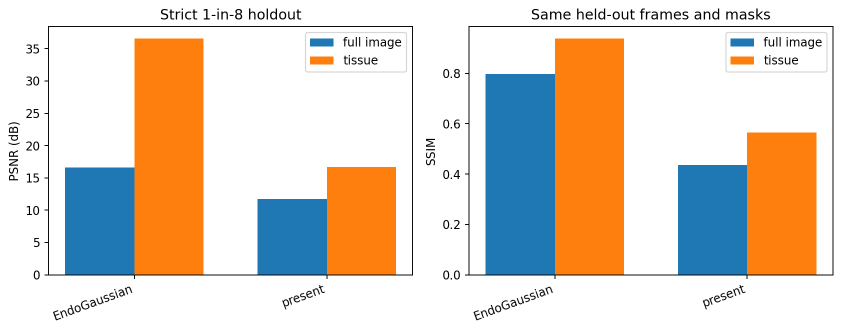
#> input picture submission/mbec/figures/endonerf_common_comparison.png, 1682 x 663 px (shown at 1/2 size)
$ python make_mbec_result_composites.py
#> lines starting #> are read from the running program, lines starting #| are printed output that depends on the picture
"""Assemble page-efficient result figures for the official MBEC template."""
from __future__ import annotations

from pathlib import Path

from PIL import Image, ImageDraw, ImageFont


ROOT = Path(__file__).resolve().parents[1]
FIGURES = ROOT / "submission" / "mbec" / "figures"
WIDTH = 2200
MARGIN = 55
LABEL_HEIGHT = 72


def font(size: int, bold: bool = False) -> ImageFont.FreeTypeFont:
    candidates = (
        Path(r"C:\Windows\Fonts\arialbd.ttf" if bold else r"C:\Windows\Fonts\arial.ttf"),
        Path(r"C:\Windows\Fonts\calibrib.ttf" if bold else r"C:\Windows\Fonts\calibri.ttf"),
    )
    selected = next((path for path in candidates if path.exists()), None)
    if selected is None:
        return ImageFont.load_default()
    return ImageFont.truetype(str(selected), size=size)


def fit(image: Image.Image, width: int) -> Image.Image:
    ratio = width / image.width
    return image.resize((width, round(image.height * ratio)), Image.Resampling.LANCZOS)


def labelled_panel(image: Image.Image, label: str, title: str) -> Image.Image:
    panel = Image.new("RGB", (image.width, image.height + LABEL_HEIGHT), "white")
    panel.paste(image, (0, LABEL_HEIGHT))
    draw = ImageDraw.Draw(panel)
    draw.text((8, 10), f"({label})", fill="#111827", font=font(34, True))
    draw.text((78, 10), title, fill="#111827", font=font(32, True))
    return panel


def stack(panels: list[Image.Image], gap: int = 35) -> Image.Image:
    height = MARGIN * 2 + sum(panel.height for panel in panels) + gap * (len(panels) - 1)
    canvas = Image.new("RGB", (WIDTH, height), "white")
    y = MARGIN
    for panel in panels:
        x = (WIDTH - panel.width) // 2
        canvas.paste(panel, (x, y))
        y += panel.height + gap
    return canvas


def reconstruction_material() -> None:
    comparison = fit(
        Image.open(FIGURES / "endonerf_common_comparison.png").convert("RGB"),
        1700,
    )
    material = fit(
        Image.open(FIGURES / "fig_material_4x4.png").convert("RGB"),
        WIDTH - 2 * MARGIN,
    )
    output = stack(
        [
            labelled_panel(
                comparison,
                "a",
                "Strict common-holdout reconstruction metrics",
            ),
            labelled_panel(
                material,
                "b",
                "Optical-material decomposition across four endoscopic scenes",
            ),
        ],
        gap=28,
    )
    output.save(FIGURES / "fig_reconstruction_material_results.png", dpi=(300, 300))


def tracking() -> None:
    source = Image.open(FIGURES / "fig_deform_4x4.png").convert("RGB")
    source = source.crop((0, 58, source.width, source.height))
    source = fit(source, WIDTH - 2 * MARGIN)
    output = stack(
        [
            labelled_panel(
                source,
                "a",
                "Fixed-identity motion: displacement, rendering, and error",
            )
        ]
    )
    output.save(FIGURES / "fig_tracking_results.png", dpi=(300, 300))


def mechanics() -> None:
    fem = fit(Image.open(FIGURES / "fem60_summary.png").convert("RGB"), 1500)
    robustness = fit(
        Image.open(FIGURES / "fig_robustness.png").convert("RGB"),
        WIDTH - 2 * MARGIN,
    )
    phantom = fit(Image.open(FIGURES / "fig_ets.png").convert("RGB"), 1250)
    output = stack(
        [
            labelled_panel(fem, "a", "Complete 60-scenario FEM inversion"),
            labelled_panel(
                robustness,
                "b",
                "Force-scale, motion-noise, and held-out-load sensitivity",
            ),
            labelled_panel(
                phantom,
                "c",
                "Physical phantom contrast against compression testing",
            ),
        ],
        gap=26,
    )
    output.save(FIGURES / "fig_mechanics_results.png", dpi=(300, 300))


def main() -> None:
    reconstruction_material()
#> in fit, `ratio = width / image.width`: ratio = 1.01
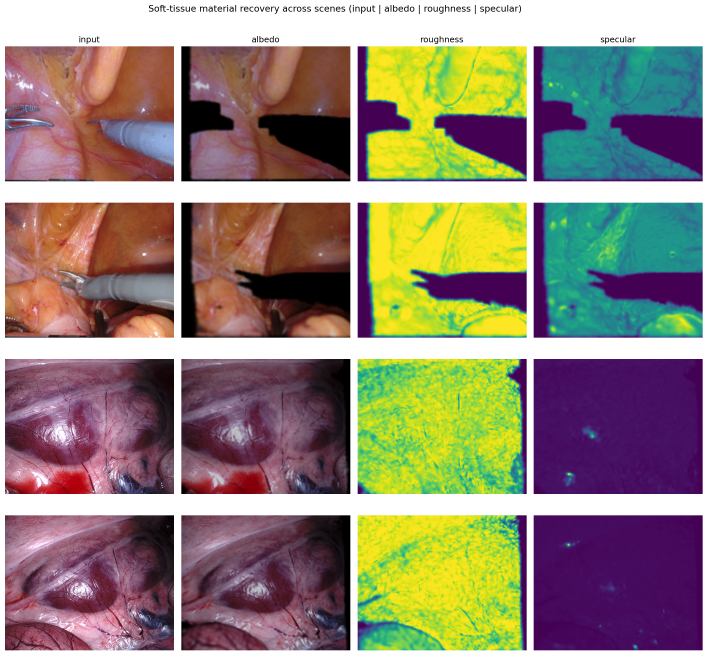
#> input picture submission/bme_online/figures/fig_material_4x4.png, 2122 x 1966 px, found by its file name (shown at 1/3 size)
#> in labelled_panel, `panel = Image.new("RGB", (image.width, image.height + LABEL_HEIGHT), "..`: panel: PIL image 1700x742 RGB; every value is 255
#> call 2 of labelled_panel, with label = 'b'
#> in labelled_panel (call 2), `panel = Image.new("RGB", (image.width, image.height + LABEL_HEIGHT), "..`: panel: PIL image 2090x2008 RGB; every value is 255
#> in labelled_panel (call 2), `panel.paste(image, (0, LABEL_HEIGHT))`:
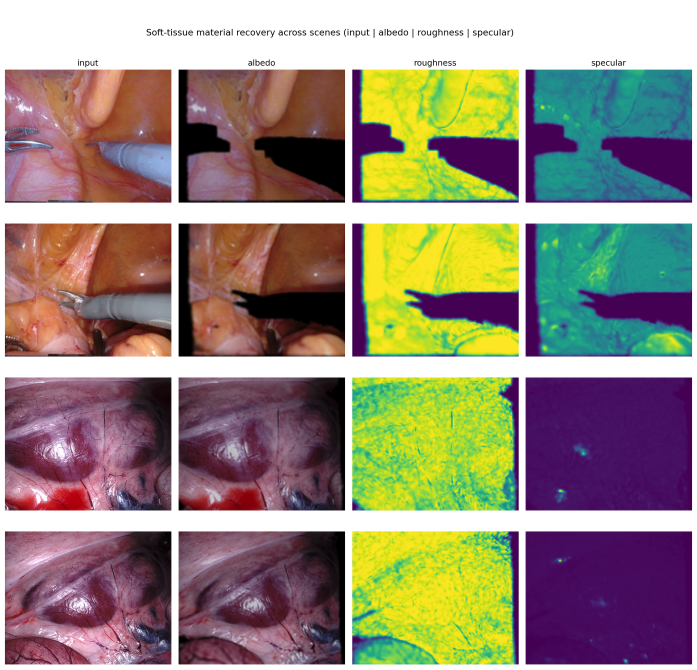
#> panel: PIL image 2090x2008 RGB (shown at 1/3 size); mean R, G, B 150.1, 137.4, 123.5
#> in stack, `height = MARGIN * 2 + sum(panel.height for panel in panels) + gap * (l..`: height = 2888
#> in stack, `canvas = Image.new("RGB", (WIDTH, height), "white")`: canvas: PIL image 2200x2888 RGB; every value is 255
#> the loop in stack, `for panel in panels:` made 2 passes
#> (x, y) on passes 1 to 2: (250, 825), (55, 2861)
#> after the loop in stack, `for panel in panels:`:
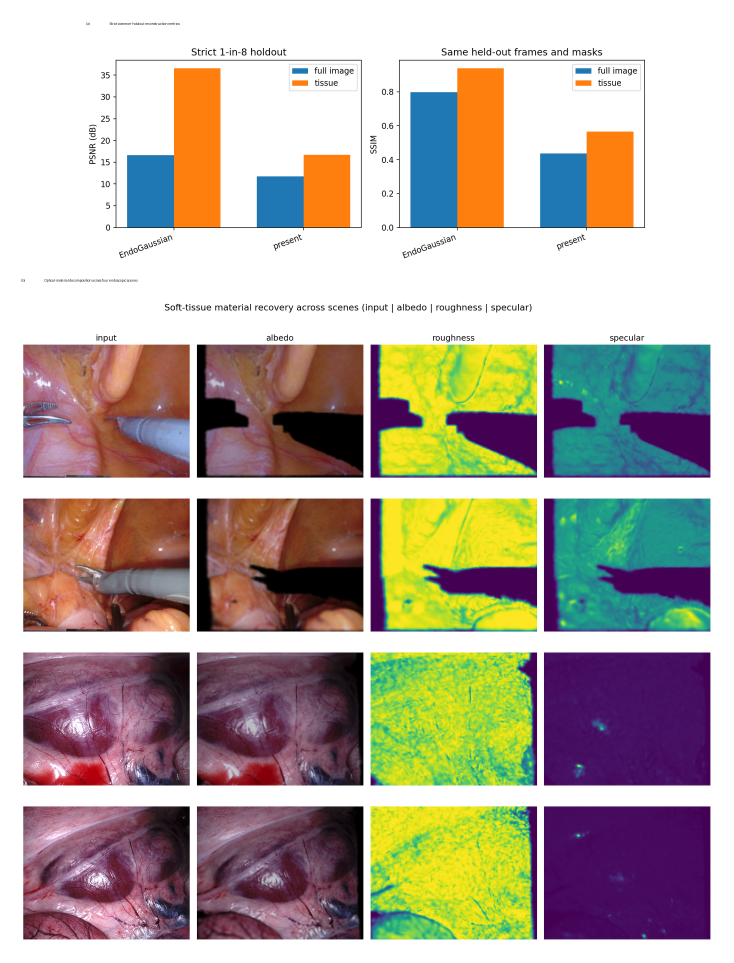
#> canvas: PIL image 2200x2888 RGB (shown at 1/3 size); mean R, G, B 179.7, 169.2, 157.7
#> after the loop in stack, `for panel in panels:`: y = 2861
    tracking()
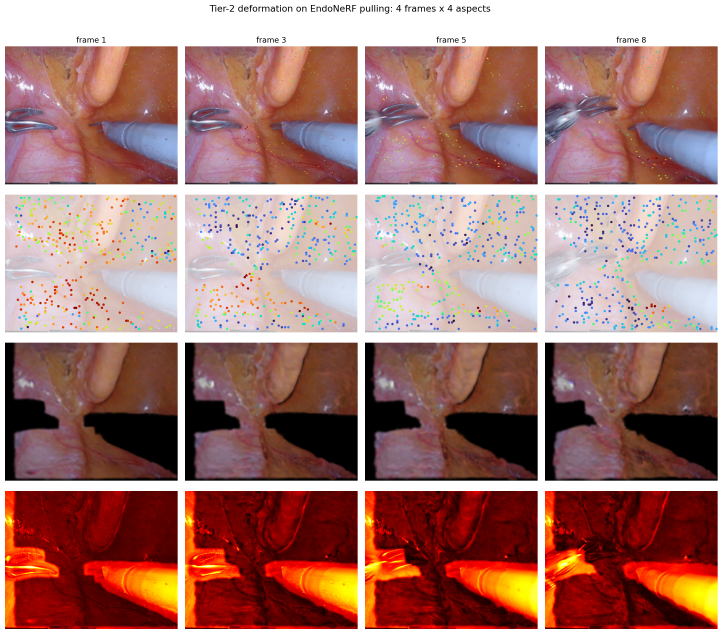
#> input picture submission/bme_online/figures/fig_deform_4x4.png, 2167 x 1902 px, found by its file name (shown at 1/3 size)
#> in labelled_panel (call 3), `panel = Image.new("RGB", (image.width, image.height + LABEL_HEIGHT), "..`: panel: PIL image 2090x1850 RGB; every value is 255
#> call 2 of stack, with gap = 35
#> in stack (call 2), `height = MARGIN * 2 + sum(panel.height for panel in panels) + gap * (l..`: height = 1960
#> in stack (call 2), `canvas = Image.new("RGB", (WIDTH, height), "white")`: canvas: PIL image 2200x1960 RGB; every value is 255
#> the loop in stack (call 2), `for panel in panels:` made 1 pass
#> (x, y) on pass 1: (55, 1940)
#> after the loop in stack (call 2), `for panel in panels:`:
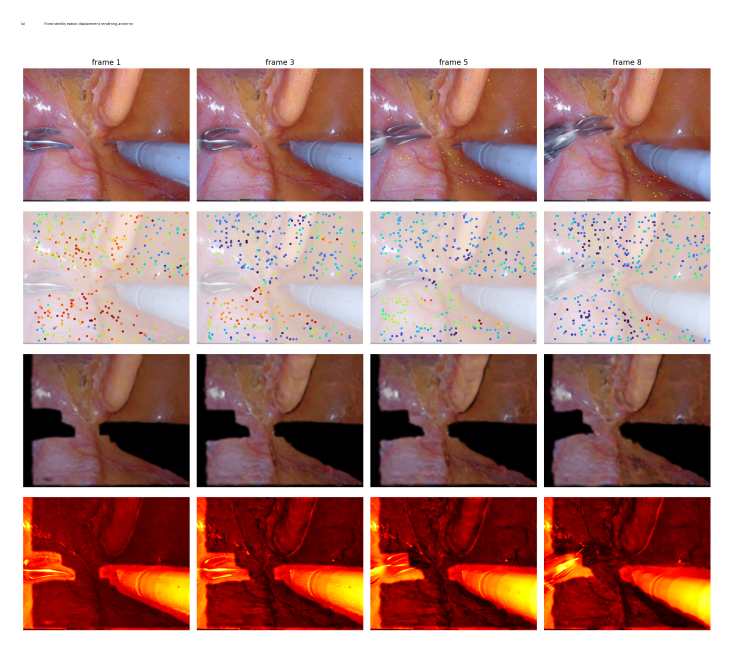
#> canvas: PIL image 2200x1960 RGB (shown at 1/3 size); mean R, G, B 177.2, 137.3, 131.9
#> after the loop in stack (call 2), `for panel in panels:`: y = 1940
    mechanics()
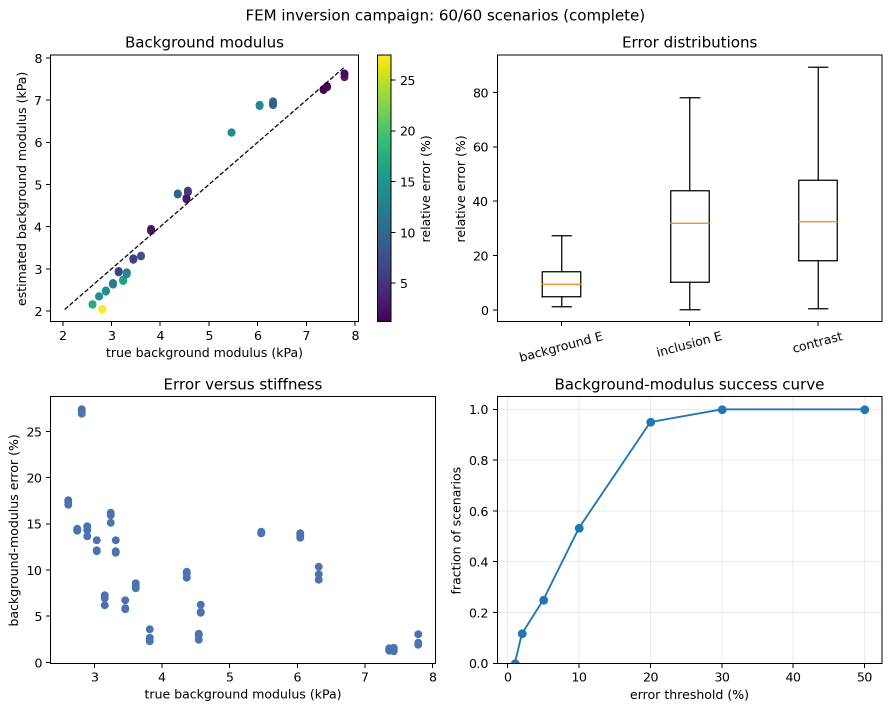
#> input picture submission/mbec/figures/fem60_summary.png, 1781 x 1420 px (shown at 1/2 size)
#> call 4 of fit, with width = 1500
#> in fit (call 4), `ratio = width / image.width`: ratio = 0.842
#> in fit (call 4), `return image.resize((width, round(image.height * ratio)), Image.Resamp..`:
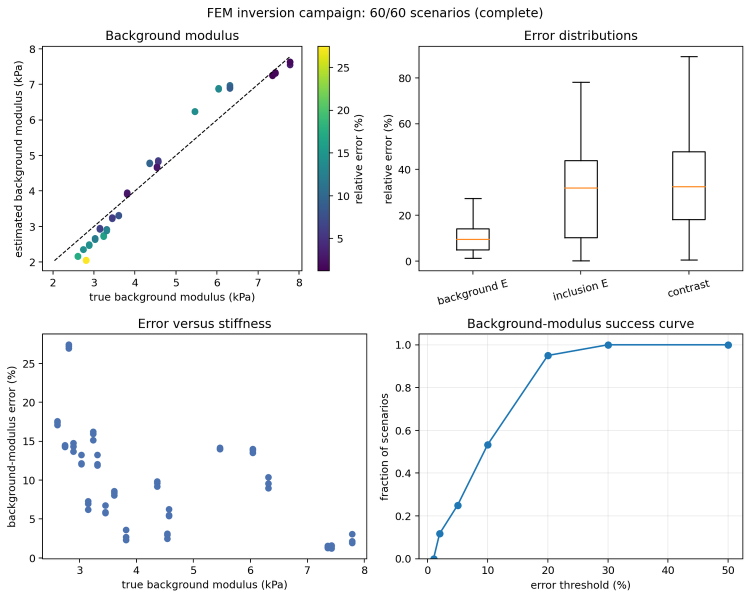
#> returned value: PIL image 1500x1196 RGB (shown at 1/2 size); mean R, G, B 246.1, 246.7, 246.8
    for name in (
        "fig_reconstruction_material_results.png",
        "fig_tracking_results.png",
        "fig_mechanics_results.png",
    ):
        print(FIGURES / name)


if __name__ == "__main__":
#> (the run stopped early here; a loop or call above may not have finished)
